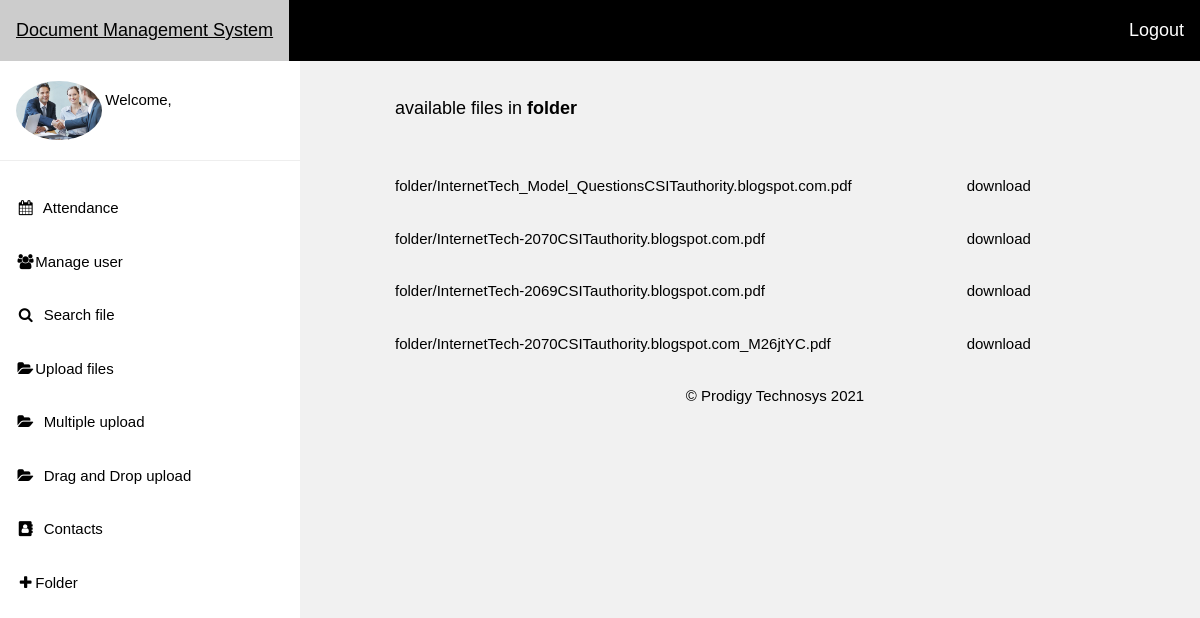
The app's page /upload/2/folder_detail with its own data.
### upload/models.py (models this page shows, shortened)
class Directory(models.Model):
    directory = models.CharField(max_length=255,unique=True)

class Create_folder(models.Model):
    dir = models.ForeignKey(Directory,on_delete=models.CASCADE,null=True,blank=True)
    file = models.FileField(upload_to=UploadedFile, null=True,blank=True)

### upload/views.py (the view)
# urls.py: path('<id>/folder_detail',views.folder_detail,name="folder_detail"),
def folder_detail(request,id):
    detail = Directory.objects.get(id=id)
    file = Create_folder.objects.filter(dir=detail.id)
    print(file)
    context = {'detail':detail,'file':file}
    return render(request,'folder_detail.html',context)

### upload/templates/folder_detail.html (shortened to what this page needs)
<!DOCTYPE html>
{% extends 'dash.html' %}
{% load static %}
{% block content %}
<html lang="en">
<head>
</head>
<body>
<div class="main p-5">
    <h5>available files in  <b> {{detail.directory}}</b>  </h5><br>
    <div class="container-fluid m-0 p-0">
        <div class="row">
                 {% for file in file %}
            <div class="col-lg-8 col-md-8 col-sm-12 col-12">
               <p class=""> {{file.file}}
               </p>
            </div>
            <div class="col-lg-4 col-md-4 col-sm-12 col-12">
                   <a href="{{file.file.url}}" class="ml-5 mr-5">download</a>
            </div>
            {% endfor %}
        </div>
    </div>
{% endblock %}

### upload/templates/dash.html (shortened to what this page needs)
<!DOCTYPE html>
{% load static %}
<html>
  <link rel="stylesheet" href="https://stackpath.bootstrapcdn.com/bootstrap/4.3.1/css/bootstrap.min.css">
<link rel="stylesheet" type="text/css" href="{% static 'css/w3.css' %}">
<link rel="stylesheet" type="text/css" href="{% static 'css/w3_fonts.css' %}">
<link rel="stylesheet" type="text/css" href="{% static 'css/w3_awsome_font.css' %}">
<link rel="stylesheet" href="https://cdnjs.cloudflare.com/ajax/libs/font-awesome/4.7.0/css/font-awesome.min.css">
<body class="w3-light-grey">
<div class="w3-bar w3-top w3-black w3-large" style="z-index:4">
  <a href="{%url 'upload:file_upload'%}" class="w3-bar-item w3-button">Document Management System</a>
 <a href="{%url 'accounts:logout'%}" class="w3-bar-item w3-right" >Logout</a>
</div>
<nav class="w3-sidebar w3-collapse w3-white w3-animate-left" style="z-index:3;width:300px;" id="mySidebar"><br>
  <div class="w3-container w3-row">
    <div class="w3-col s4">
	{% if user.userdetails.Img %}
	<img src="{{user.userdetails.Img.url}}" class="w3-circle w3-margin-right" style="width:66px">"
	{% else %}
	<img src="{% static 'images/gallery4.jpg'%}" class="w3-circle w3-margin-right" style="width:86px">
	{% endif %}
    </div>
    <div class="w3-col s8 w3-bar">
      <span>Welcome, <strong>{{ user.first_name }}</strong></span>
    </div>
  </div>
  <hr>
  <div class="w3-bar-block">
    <a href="{%url 'cal:calendar'%}" class="w3-bar-item w3-button w3-padding"><i class="fa fa-calendar fa-fw"></i>  Attendance</a>
	{% if user.profile.Role_id != 2 %}
	<a href="{%url 'upload:user_list_new'%}" class="w3-bar-item w3-button w3-padding "><i class="fa fa-users fa-fw"></i>Manage user</a>
	{% else %}
	<a href="{%url 'upload:view_profile'%}" class="w3-bar-item w3-button w3-padding "><i class="fa fa-users fa-fw"></i>View Profile</a>
	{% endif %}
    <a href="{%url 'upload:search_files'%}" class="w3-bar-item w3-button w3-padding"><i class="fa fa-search fa-fw"></i>  Search file</a>
	<a href="{%url 'upload:files'%}" class="w3-bar-item w3-button w3-padding"><i class="fa fa-folder-open fa-fw"></i>Upload files</a>
    <a href="{%url 'upload:basic_upload'%}" class="w3-bar-item w3-button w3-padding"><i class="fa fa-folder-open fa-fw"></i>  Multiple upload</a>
    <a href="{%url 'upload:drag_and_drop_upload'%}" class="w3-bar-item w3-button w3-padding"><i class="fa fa-folder-open fa-fw"></i>  Drag and Drop upload</a>
    <a href="{%url 'upload:Contacts'%}" class="w3-bar-item w3-button w3-padding"><i class="fa fa-address-book fa-fw"></i>  Contacts</a>
    <a href="{%url 'upload:add_file'%}" class="w3-bar-item w3-button w3-padding"><i class="fa fa-plus fa-fw"></i>Folder</a>
  </div>
</nav>
<div class="w3-main" style="margin-left:350px;margin-top:43px;">
{% block content %}{% endblock %}
<footer class="w3-container w3-center">
    &copy Prodigy Technosys {% now "Y"%}
  </footer>
</body>
</html>

### static/css/w3.css (style rules this page uses)
html { box-sizing:border-box }
*,*:before,*:after { box-sizing:inherit }
html { -ms-text-size-adjust:100%;-webkit-text-size-adjust:100% }
body { margin:0 }
article,aside,details,figcaption,figure,footer,header,main,menu,nav,section { display:block }
a { background-color:transparent }
b,strong { font-weight:bolder }
img { border-style:none }
hr { box-sizing:content-box;height:0;overflow:visible }
html,body { font-family:Verdana,sans-serif;font-size:15px;line-height:2.5 }
html { overflow-x:hidden }
h5 { font-size:18px }
h1,h2,h3,h4,h5,h6 { font-family:"Segoe UI",Arial,sans-serif;font-weight:400;margin:10px 0 }
hr { border:0;border-top:1px solid #eee;margin:20px 0 }
img { vertical-align:middle }
a { color:inherit }
.w3-btn,.w3-button { border:none;display:inline-block;padding:8px 16px;vertical-align:middle;overflow:hidden;text-decoration:none;color:inherit;background-color:inherit;text-align:center;cursor:pointer;white-space:nowrap }
.w3-btn,.w3-button { -webkit-touch-callout:none;-webkit-user-select:none;-khtml-user-select:none;-moz-user-select:none;-ms-user-select:none;user-select:none }
.w3-sidebar { height:100%;width:200px;background-color:#fff;position:fixed!important;z-index:1;overflow:auto }
.w3-main,#main { transition:margin-left .4s }
.w3-bar { width:100%;overflow:hidden }
.w3-bar .w3-bar-item { padding:8px 16px;float:left;width:auto;border:none;display:block;outline:0 }
.w3-bar .w3-button { white-space:normal }
.w3-bar-block .w3-bar-item { width:100%;display:block;padding:8px 16px;text-align:left;border:none;white-space:normal;float:none;outline:0 }
.w3-container:after,.w3-container:before,.w3-panel:after,.w3-panel:before,.w3-row:after,.w3-row:before,.w3-row-padding:after,.w3-row-padding:before, .w3-cell-row:before,.w3-cell-row:after,.w3-clear:after,.w3-clear:before,.w3-bar:before,.w3-bar:after { content:"";display:table;clear:both }
.w3-col,.w3-half,.w3-third,.w3-twothird,.w3-threequarter,.w3-quarter { float:left;width:100% }
.w3-col.s4 { width:33.33333% }
.w3-col.s8 { width:66.66666% }
@media (min-width:993px) { .w3-sidebar.w3-collapse { display:block!important } }
.w3-top,.w3-bottom { position:fixed;width:100%;z-index:1 }
.w3-top { top:0 }
.w3-circle { border-radius:50% }
.w3-container,.w3-panel { padding:0.01em 16px }
.w3-animate-left { position:relative;animation:animateleft 0.4s }
.w3-large { font-size:18px!important }
.w3-center { text-align:center!important }
.w3-margin-right { margin-right:16px!important }
.w3-padding { padding:8px 16px!important }
.w3-right { float:right!important }
.w3-white,.w3-hover-white:hover { color:#000!important;background-color:#fff!important }
.w3-black,.w3-hover-black:hover { color:#fff!important;background-color:#000!important }
.w3-light-grey,.w3-hover-light-grey:hover,.w3-light-gray,.w3-hover-light-gray:hover { color:#000!important;background-color:#f1f1f1!important }
.fa { display:inline-block;font:normal normal normal 14px/1 FontAwesome;font-size:inherit;text-rendering:auto;-webkit-font-smoothing:antialiased;-moz-osx-font-smoothing:grayscale }
.fa-fw { width:1.28571429em;text-align:center }
.fa-search:before { content:"\f002" }
.fa-plus:before { content:"\f067" }
.fa-calendar:before { content:"\f073" }
.fa-folder-open:before { content:"\f07c" }
.fa-group:before,.fa-users:before { content:"\f0c0" }
.fa-address-book:before { content:"\f2b9" }

### upload/templates/dash.html (style rules this page uses)
html,body,h1,h2,h3,h4,h5 { font-family: "Raleway", sans-serif }

### records on screen
Directory: directory "folder"
Create_folder: file "folder/InternetTech_Model_QuestionsCSITauthority.blogspot.com.pdf"
Create_folder: file "folder/InternetTech-2070CSITauthority.blogspot.com.pdf"
Create_folder: file "folder/InternetTech-2069CSITauthority.blogspot.com.pdf"
Create_folder: file "folder/InternetTech-2070CSITauthority.blogspot.com_M26jtYC.pdf"
